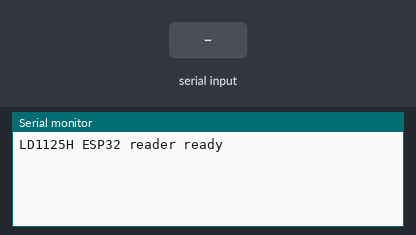
The sketch below on a simulated ESP32. Shown: the last lines printed to the serial monitor. The test bench sets the inputs (shaded band).

Above: at 1.7 s.
1.8 s: "mov,1\n" received over the second serial link
At 2.7 s:
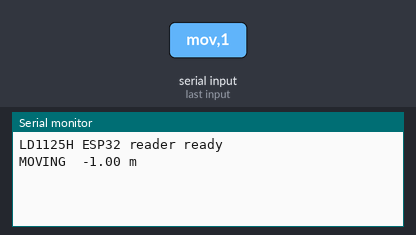
3.3 s: "occ,1\n" received over the second serial link
At 3.8 s:
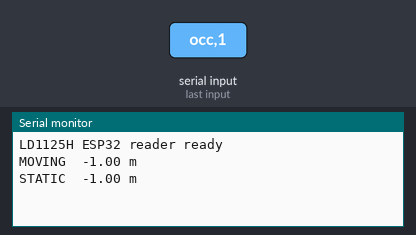
4.8 s: "90,45\n" received over the second serial link
At 6.0 s:
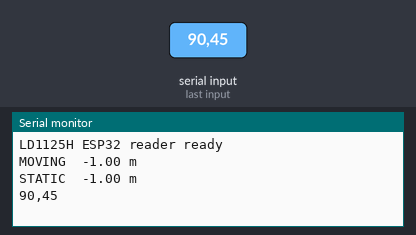
6.3 s: "5\n" received over the second serial link
At 7.3 s:
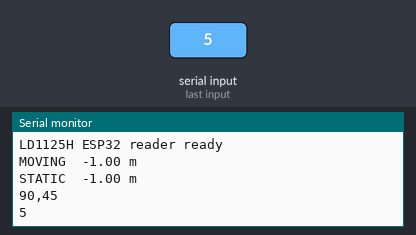

The sketch:

example.ino
```cpp
// Runs on an ESP32 to send configuration commands to the LD1125H over UART and read ASCII status frames, printing MOVING/STATIC with measured distance.
//
// Buy this module: https://shillehtek.com/products/ld1125h-24ghz-mmwave-human-presence-radar-sensor-module
// Full manual: https://shillehtek.com/blogs/shillehtek-product-manuals/ld1125h-24ghz-mmwave-human-presence-radar-sensor-module-manual
// More examples: https://github.com/shillehbean/shillehtek-examples
//

// LD1125H on ESP32 - ASCII reader + config helper
#include <HardwareSerial.h>
HardwareSerial RadarSerial(2);

String line;

void sendCmd(const String &cmd) {
  RadarSerial.print(cmd);
  RadarSerial.print("\r\n");
}

void setup() {
  Serial.begin(115200);
  RadarSerial.begin(115200, SERIAL_8N1, 16, 17);
  delay(500);
  // Example config: 6 m max, moderate sensitivity
  sendCmd("rmax=6");
  sendCmd("mth1=80");
  sendCmd("mth2=50");
  sendCmd("mth3=30");
  sendCmd("save");
  Serial.println("LD1125H ESP32 reader ready");
}

void loop() {
  while (RadarSerial.available()) {
    char c = RadarSerial.read();
    if (c == '\n') {
      line.trim();
      if (line.length()) {
        bool moving = line.startsWith("mov");
        bool stat   = line.startsWith("occ");
        int eq = line.indexOf('=');
        float d = (eq > 0) ? line.substring(eq + 1).toFloat() : -1;
        if (moving)      Serial.printf("MOVING  %.2f m\n", d);
        else if (stat)   Serial.printf("STATIC  %.2f m\n", d);
        else             Serial.println(line);
      }
      line = "";
    } else if (c != '\r') {
      line += c;
    }
  }
}
```

Measured:
- after the input at 1.8 s, the serial monitor: prints a new line at once (image 1)
- after the input at 3.3 s, the serial monitor: prints a new line at once (image 2)
- after the input at 4.8 s, the serial monitor: prints a new line at once (image 3)
- after the input at 6.3 s, the serial monitor: prints a new line at once (image 4)
